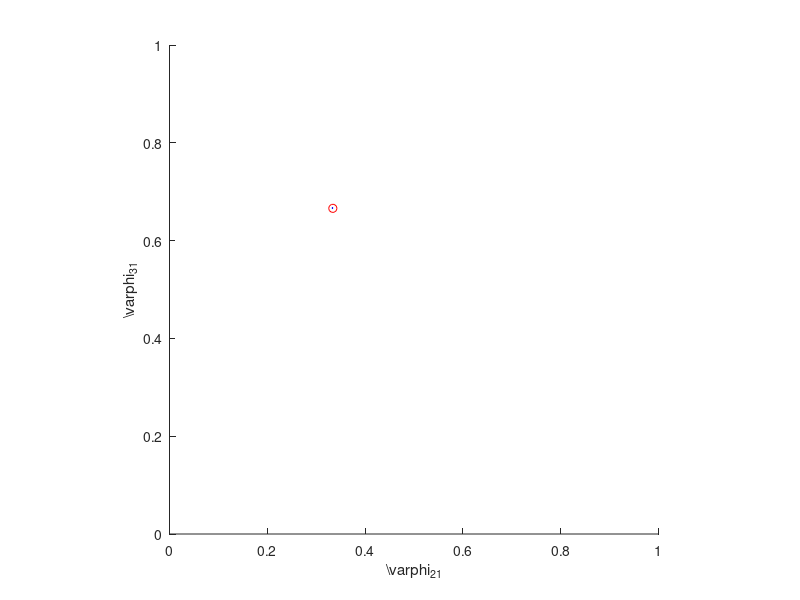

Here is the MATLAB script that generated this plot:
clear
clc
clf

T = load ("T.txt");
hold on;

n = size(T)(1);
m = size(T)(2);

for i=1:n
	phi2 = mod((T(i,(m/3+1):(2*m/3-1))-T(i,1:(m/3-1)))./(T(i,2:(m/3))-T(i,1:(m/3-1))),1);
	phi3 = mod((T(i,(2*m/3+1):(m-1))-T(i,1:(m/3-1)))./(T(i,2:(m/3))-T(i,1:(m/3-1))),1);

	for j=2:m/3-2
		if (phi2(j) - phi2(j-1) > 0.5)
			phi2(j) = phi2(j)-1;
		end
		if (phi2(j-1) - phi2(j) > 0.5)
			phi2(j) = phi2(j)+1;
		end
		if (phi3(j) - phi3(j-1) > 0.5)
			phi3(j) = phi3(j)-1;
		end
		if (phi3(j-1) - phi3(j) > 0.5)
			phi3(j) = phi3(j)+1;
		end
	end
	
	point0(i,:) = [phi2(1), phi3(1)];
	point(i,:) = [phi2(end), phi3(end)];
	plot (phi2(1), phi3(1), 'or');
	plot (phi2, phi3, '-b');
	%axis ([0,1,0,1]);
end

axis([0 1 0 1], "square")

xlabel ('\varphi_{21}')
ylabel ('\varphi_{31}')

print -dsvg neuronPlot.svg

